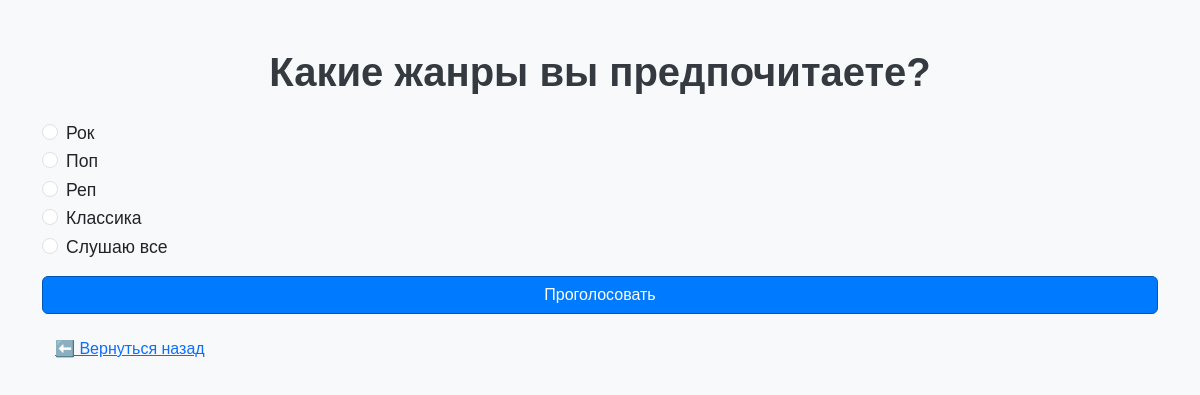
Screenshot of /3/ with the database file from the repository.
### survey/models.py (models this page shows, shortened)
class Question(models.Model):
    text = models.CharField(max_length=200)

class Choice(models.Model):
    question = models.ForeignKey(Question, on_delete=models.CASCADE, related_name='choices')
    text = models.CharField(max_length=200)
    votes = models.IntegerField(default=0)

### survey/views.py (the view)
# urls.py: path('<int:question_id>/', views.detail, name='detail'),
def detail(request, question_id):
    question = get_object_or_404(Question, pk=question_id)
    return render(request, 'survey/detail.html', {'question': question})

### survey/templates/survey/detail.html (shortened to what this page needs)
{% extends 'survey/base.html' %}
{% block content %}
<h1 class="text-center mb-4">{{ question.text }}</h1>
<form action="{% url 'vote' question.id %}" method="post">
    <div class="mb-3">
        {% for choice in question.choices.all %}
            <div class="form-check">
                <input class="form-check-input" type="radio" name="choice" value="{{ choice.id }}" id="choice{{ choice.id }}">
                <label class="form-check-label" for="choice{{ choice.id }}">
                    {{ choice.text }}
                </label>
            </div>
        {% endfor %}
    </div>
    <button type="submit" class="btn btn-primary w-100">Проголосовать</button>
</form>
<a href="/" class="btn btn-link mt-3">⬅️ Вернуться назад</a>
{% endblock %}

### survey/templates/survey/css/style.css (style rules this page uses)
body { background-color: #f8f9fa; font-family: 'Arial', sans-serif; }
h1 { color: #343a40; font-weight: bold; }
.form-check-label { font-size: 1.1rem; }
.btn-primary { background-color: #007bff; border-color: #0056b3; }

### rows the page displays
Question: text "Какие жанры вы предпочитаете?"
Choice: text "Рок"
Choice: text "Поп"
Choice: text "Реп"
Choice: text "Классика"
Choice: text "Слушаю все"
